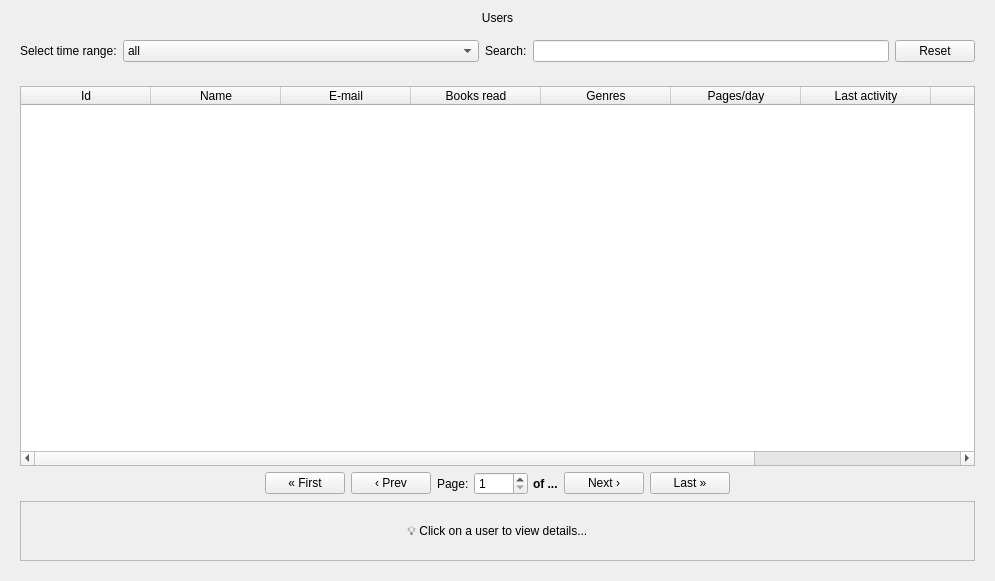
<?xml version="1.0" encoding="UTF-8"?>
<ui version="4.0">
 <class>UsersView</class>
 <widget class="QWidget" name="UsersView">
  <property name="geometry">
   <rect>
    <x>0</x>
    <y>0</y>
    <width>995</width>
    <height>581</height>
   </rect>
  </property>
  <property name="windowTitle">
   <string>Form</string>
  </property>
  <layout class="QVBoxLayout" name="verticalLayout" stretch="0,0,1">
   <item>
    <widget class="QLabel" name="lbl_title">
     <property name="text">
      <string>Users</string>
     </property>
     <property name="alignment">
      <set>Qt::AlignmentFlag::AlignCenter</set>
     </property>
    </widget>
   </item>
   <item>
    <widget class="QFrame" name="frame_filters">
     <layout class="QHBoxLayout" name="filter_box" stretch="0,1,0,1,0">
      <item>
       <widget class="QLabel" name="lbl_desc1">
        <property name="text">
         <string>Select time range:</string>
        </property>
       </widget>
      </item>
      <item>
       <widget class="QComboBox" name="cb_time">
        <item>
         <property name="text">
          <string>all</string>
         </property>
        </item>
        <item>
         <property name="text">
          <string>week</string>
         </property>
        </item>
        <item>
         <property name="text">
          <string>month</string>
         </property>
        </item>
        <item>
         <property name="text">
          <string>year</string>
         </property>
        </item>
       </widget>
      </item>
      <item>
       <widget class="QLabel" name="lbl_desc">
        <property name="text">
         <string>Search:</string>
        </property>
       </widget>
      </item>
      <item>
       <widget class="QLineEdit" name="input_search_user"/>
      </item>
      <item>
       <widget class="QPushButton" name="btn_reset">
        <property name="text">
         <string>Reset</string>
        </property>
        <property name="icon">
         <iconset>
          <normaloff>assets/icons/reset.svg</normaloff>assets/icons/reset.svg</iconset>
        </property>
       </widget>
      </item>
     </layout>
    </widget>
   </item>
   <item>
    <widget class="QWidget" name="content_area" native="true">
     <layout class="QVBoxLayout" name="verticalLayout_2">
      <item>
       <widget class="QTableWidget" name="table_users">
        <property name="editTriggers">
         <set>QAbstractItemView::EditTrigger::NoEditTriggers</set>
        </property>
        <property name="alternatingRowColors">
         <bool>true</bool>
        </property>
        <property name="selectionMode">
         <enum>QAbstractItemView::SelectionMode::SingleSelection</enum>
        </property>
        <property name="selectionBehavior">
         <enum>QAbstractItemView::SelectionBehavior::SelectRows</enum>
        </property>
        <property name="sortingEnabled">
         <bool>false</bool>
        </property>
        <attribute name="horizontalHeaderDefaultSectionSize">
         <number>130</number>
        </attribute>
        <attribute name="horizontalHeaderStretchLastSection">
         <bool>true</bool>
        </attribute>
        <column>
         <property name="text">
          <string>Id</string>
         </property>
        </column>
        <column>
         <property name="text">
          <string>Name</string>
         </property>
        </column>
        <column>
         <property name="text">
          <string>E-mail</string>
         </property>
        </column>
        <column>
         <property name="text">
          <string>Books read</string>
         </property>
        </column>
        <column>
         <property name="text">
          <string>Genres</string>
         </property>
        </column>
        <column>
         <property name="text">
          <string>Pages/day</string>
         </property>
        </column>
        <column>
         <property name="text">
          <string>Last activity</string>
         </property>
        </column>
        <column>
         <property name="text">
          <string>Status</string>
         </property>
        </column>
        <column>
         <property name="text">
          <string>Register date</string>
         </property>
        </column>
       </widget>
      </item>
      <item>
       <layout class="QHBoxLayout" name="pagination_layout">
        <item>
          <spacer name="spacer1">
          <property name="orientation">
            <enum>Qt::Orientation::Horizontal</enum>
          </property>
          <property name="sizeHint" stdset="0">
            <size>
            <width>40</width>
            <height>20</height>
            </size>
          </property>
          </spacer>
        </item>
        <item>
          <widget class="QPushButton" name="btn_first">
          <property name="text">
            <string>« First</string>
          </property>
          </widget>
        </item>
        <item>
          <widget class="QPushButton" name="btn_prev">
          <property name="text">
            <string>‹ Prev</string>
          </property>
          </widget>
        </item>
        <item>
          <layout class="QHBoxLayout" name="page_input_layout">
          <property name="spacing">
            <number>5</number>
          </property>
          <item>
            <widget class="QLabel" name="lbl_page_prefix">
            <property name="text">
              <string>Page:</string>
            </property>
            </widget>
          </item>
          <item>
            <widget class="QSpinBox" name="spin_page">
            <property name="minimum">
              <number>1</number>
            </property>
            <property name="maximum">
              <number>9999</number>
            </property>
            </widget>
          </item>
          <item>
            <widget class="QLabel" name="lbl_page_info">
            <property name="styleSheet">
              <string notr="true">font-weight: bold;</string>
            </property>
            <property name="text">
              <string>of ...</string>
            </property>
            </widget>
          </item>
          </layout>
        </item>
        <item>
          <widget class="QPushButton" name="btn_next">
          <property name="text">
            <string>Next ›</string>
          </property>
          </widget>
        </item>
        <item>
          <widget class="QPushButton" name="btn_last">
          <property name="text">
            <string>Last »</string>
          </property>
          </widget>
        </item>
        <item>
          <spacer name="spacer2">
          <property name="orientation">
            <enum>Qt::Orientation::Horizontal</enum>
          </property>
          <property name="sizeHint" stdset="0">
            <size>
            <width>40</width>
            <height>20</height>
            </size>
          </property>
          </spacer>
        </item>
        </layout>
      </item>
      <item>
       <widget class="QFrame" name="frame_user_details">
        <property name="minimumSize">
         <size>
          <width>0</width>
          <height>60</height>
         </size>
        </property>
        <property name="frameShape">
         <enum>QFrame::Shape::StyledPanel</enum>
        </property>
        <layout class="QVBoxLayout" name="verticalLayout_3">
         <item>
          <widget class="QLabel" name="lbl_info">
           <property name="text">
            <string>💡 Click on a user to view details...</string>
           </property>
           <property name="alignment">
            <set>Qt::AlignmentFlag::AlignCenter</set>
           </property>
          </widget>
         </item>
        </layout>
       </widget>
      </item>
     </layout>
    </widget>
   </item>
  </layout>
 </widget>
 <resources/>
 <connections/>
</ui>
